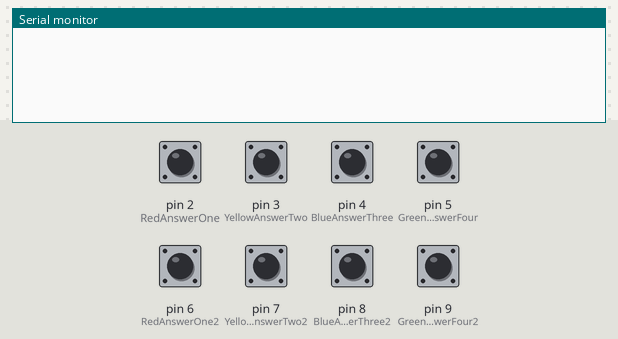
The sketch below on a simulated Arduino Leonardo, built with avr-gcc and run on an emulated ATmega32U4. On the bench: the last lines printed to the serial monitor. Inputs (shaded band) come from the test bench; at power-on: pin 2 (RedAnswerOne), pin 3 (YellowAnswerTwo), pin 4 (BlueAnswerThree), pin 5 (GreenAnswerFour), pin 6 (RedAnswerOne2), pin 7 (YellowAnswerTwo2), pin 8 (BlueAnswerThree2), pin 9 (GreenAnswerFour2) HIGH. USB keyboard and mouse output is not drawn.

Above: at 1.2 s.
1.3 s: pin 2 (RedAnswerOne) pulled LOW for 0.15 s
At 2.6 s:
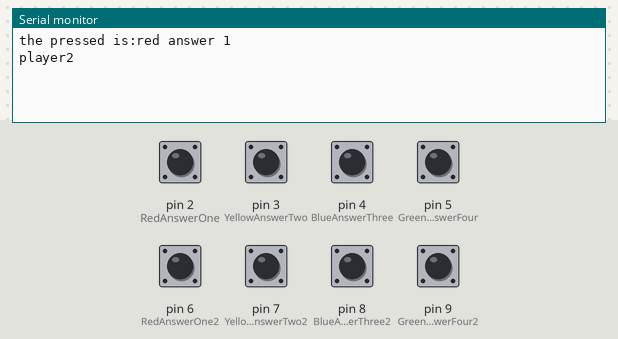
2.9 s: pin 3 (YellowAnswerTwo) pulled LOW for 0.15 s
At 4.0 s:
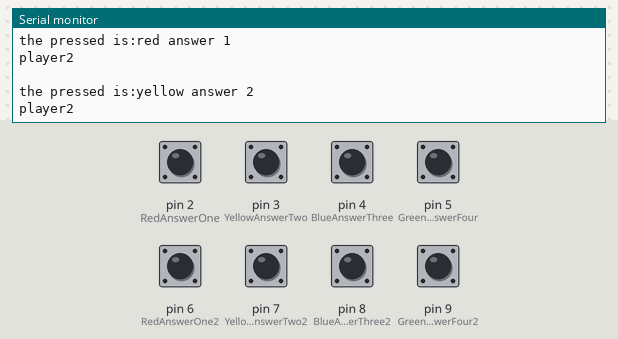
4.5 s: pin 4 (BlueAnswerThree) pulled LOW for 0.15 s
At 5.2 s:
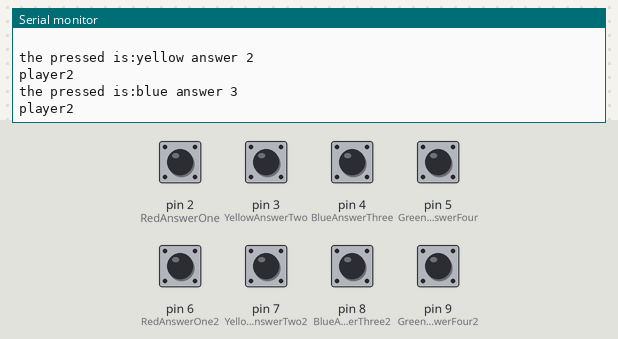
6.1 s: pin 5 (GreenAnswerFour) pulled LOW for 0.15 s
At 7.6 s:
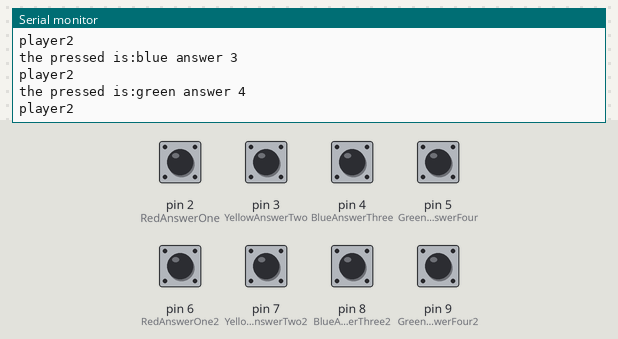

The sketch:

buttonsgames.ino
```cpp
#include <Keyboard.h>
#define RedAnswerOne    2
#define YellowAnswerTwo  3
#define BlueAnswerThree    4
#define GreenAnswerFour  5
#define RedAnswerOne2    6
#define YellowAnswerTwo2  7
#define BlueAnswerThree2   8
#define GreenAnswerFour2  9
void setup() {
    pinMode(RedAnswerOne,INPUT_PULLUP);
  pinMode(YellowAnswerTwo,INPUT_PULLUP);
  pinMode(BlueAnswerThree  ,INPUT_PULLUP);
  pinMode(GreenAnswerFour,INPUT_PULLUP);
  pinMode(RedAnswerOne2,INPUT_PULLUP);
  pinMode(YellowAnswerTwo2,INPUT_PULLUP);
  pinMode(BlueAnswerThree2  ,INPUT_PULLUP);
  pinMode(GreenAnswerFour2,INPUT_PULLUP);
 Keyboard.begin();
}
unsigned long startPressTime;
unsigned long finishPressTime;
int pressedMSec;
void loop() {
 RedAnswerONE();
  YellowAnswerTWO();
  BlueAnswerTHREE();
  GreenAnswerFOUR();
   RedAnswerONE2();
  YellowAnswerTWO2();
  BlueAnswerTHREE2();
  GreenAnswerFOUR2();
}
  void RedAnswerONE(){
  if(digitalRead(RedAnswerOne)==LOW){
    delay(100);
     Keyboard.write('a');
    startPressTime=millis();
    while(digitalRead(RedAnswerOne)==LOW);
    finishPressTime=millis();
    pressedMSec=finishPressTime-startPressTime;
    Serial.print("the pressed is:");
    Serial.println("red answer 1");
    Serial.println("player2");
    Serial.println(" ");
  }
  }
    void YellowAnswerTWO(){
  if(digitalRead(YellowAnswerTwo)==LOW){
    delay(50);
     Keyboard.write('b');
    startPressTime=millis();
    while(digitalRead(YellowAnswerTwo)==LOW);
    finishPressTime=millis();
    pressedMSec=finishPressTime-startPressTime;

       Serial.print("the pressed is:");
      Serial.println("yellow answer 2");
      Serial.println("player2");
    Serial.println("");
  }
    }
  void BlueAnswerTHREE(){
  if(digitalRead(BlueAnswerThree )==LOW){
    delay(50);
    Keyboard.write('c');
    startPressTime=millis();
    while(digitalRead(BlueAnswerThree )==LOW);
    finishPressTime=millis();
    pressedMSec=finishPressTime-startPressTime;
    Serial.print("the pressed is:");
     Serial.println("blue answer 3");
     Serial.println("player2");
    Serial.println("");

  }
  }
    void GreenAnswerFOUR(){
  if(digitalRead(GreenAnswerFour)==LOW){
    delay(20);
    Keyboard.write('d');
    startPressTime=millis();
    while(digitalRead(GreenAnswerFour)==LOW);
    finishPressTime=millis();
    pressedMSec=finishPressTime-startPressTime;
     Serial.print("the pressed is:");
     Serial.println("green answer 4");
     Serial.println("player2");
    Serial.println("");

  }
  }
void RedAnswerONE2(){
  if(digitalRead(RedAnswerOne2)==LOW){
    delay(50);
     Keyboard.write('e');
    startPressTime=millis();
    while(digitalRead(RedAnswerOne2)==LOW);
    finishPressTime=millis();
    pressedMSec=finishPressTime-startPressTime;
    Serial.print("the pressed is:");
    Serial.println("red answer 1");
    Serial.println("player2");
    Serial.println(" ");
  }
  }
    void YellowAnswerTWO2(){
  if(digitalRead(YellowAnswerTwo2)==LOW){
    delay(50);
     Keyboard.write('f');
    startPressTime=millis();
    while(digitalRead(YellowAnswerTwo2)==LOW);
    finishPressTime=millis();
    pressedMSec=finishPressTime-startPressTime;

       Serial.print("the pressed is:");
      Serial.println("yellow answer 2");
      Serial.println("player2");
    Serial.println("");
  }
    }

  void BlueAnswerTHREE2(){
  if(digitalRead(BlueAnswerThree2 )==LOW){
    delay(50);
    Keyboard.write('g');
    startPressTime=millis();
    while(digitalRead(BlueAnswerThree2 )==LOW);
    finishPressTime=millis();
    pressedMSec=finishPressTime-startPressTime;
    Serial.print("the pressed is:");
     Serial.println("blue answer 3");
     Serial.println("player2");
    Serial.println("");

  }
  }
    void GreenAnswerFOUR2(){
  if(digitalRead(GreenAnswerFour2)==LOW){
    delay(50);
    Keyboard.write('h');
    startPressTime=millis();
    while(digitalRead(GreenAnswerFour2)==LOW);
    finishPressTime=millis();
    pressedMSec=finishPressTime-startPressTime;

     Serial.print("the pressed is:");
     Serial.println("green answer 4");
     Serial.println("player2");
    Serial.println("");
  }
    }
```

Measured:
- after the input at 1.3 s, the serial monitor: prints a new line after 0.15 s (image 1)
- after the input at 2.9 s, the serial monitor: prints a new line after 0.15 s (image 2)
- after the input at 4.5 s, the serial monitor: prints a new line after 0.15 s (image 3)
- after the input at 6.1 s, the serial monitor: prints a new line after 0.15 s (image 4)
